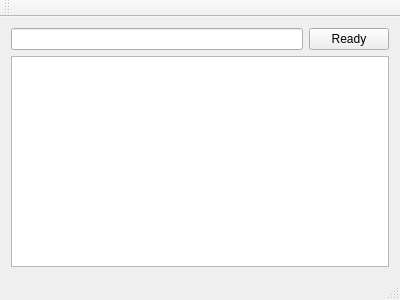
<?xml version="1.0" encoding="UTF-8"?>
<ui version="4.0">
 <class>MainWindow</class>
 <widget class="QMainWindow" name="MainWindow">
  <property name="geometry">
   <rect>
    <x>0</x>
    <y>0</y>
    <width>400</width>
    <height>300</height>
   </rect>
  </property>
  <property name="windowTitle">
   <string>MainWindow</string>
  </property>
  <widget class="QWidget" name="centralWidget">
   <layout class="QGridLayout" name="gridLayout">
    <item row="0" column="0">
     <widget class="QLineEdit" name="deviceLine"/>
    </item>
    <item row="0" column="1">
     <widget class="QPushButton" name="readyButton">
      <property name="text">
       <string>Ready</string>
      </property>
     </widget>
    </item>
    <item row="1" column="0" colspan="2">
     <widget class="QTextBrowser" name="idBrowser"/>
    </item>
   </layout>
  </widget>
  <widget class="QMenuBar" name="menuBar">
   <property name="geometry">
    <rect>
     <x>0</x>
     <y>0</y>
     <width>400</width>
     <height>24</height>
    </rect>
   </property>
  </widget>
  <widget class="QToolBar" name="mainToolBar">
   <attribute name="toolBarArea">
    <enum>TopToolBarArea</enum>
   </attribute>
   <attribute name="toolBarBreak">
    <bool>false</bool>
   </attribute>
  </widget>
  <widget class="QStatusBar" name="statusBar"/>
 </widget>
 <layoutdefault spacing="6" margin="11"/>
 <resources/>
 <connections/>
</ui>
